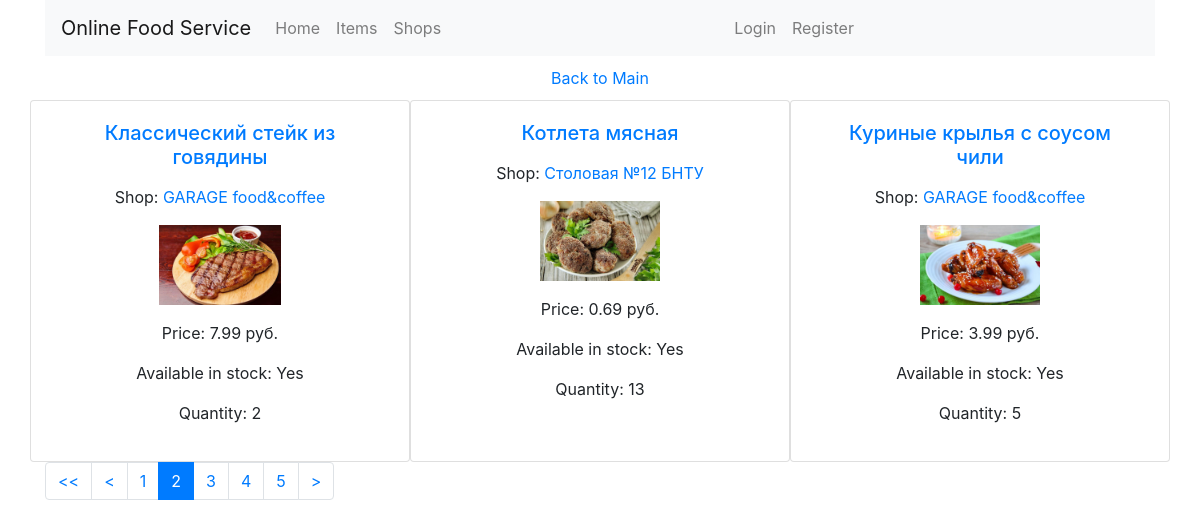
The app's page /item_list/?page=2 with its own data.
### shop/models.py (models this page shows, shortened)
class Item(models.Model):
    category = models.ForeignKey(
        'Category',
        on_delete=models.CASCADE,
        related_name='items',
        verbose_name='Категория',
    )
    shop = models.ForeignKey(
        'Shop',
        on_delete=models.CASCADE,
        verbose_name='Магазин'
    )
    name = models.CharField(
        max_length=128,
        db_index=True,
        verbose_name='Наименование товара'
    )
    description = models.TextField(
        max_length=1024,
        verbose_name='Описание товара'
    )
    price = models.DecimalField(
        max_digits=10,
        decimal_places=2,
        verbose_name='Цена'
    )
    item_picture = models.ImageField(
        upload_to='uploads/shop/items/%Y/%m/%d',
        default=None,
        null=True,
        blank=True,
        verbose_name='Изображение предмета'
    )
    slug = models.SlugField(
        max_length=200,
        db_index=True
    )
    stock = models.PositiveIntegerField()
    available = models.BooleanField(
        default=True,
        verbose_name='Есть на складе'
    )
    created = models.DateTimeField(
        auto_now_add=True
    )
    updated = models.DateTimeField(
        auto_now=True
    )
    def get_absolute_url(self):
        return reverse('shop:item_detail', args=[self.id, self.slug])
    class Meta:
        verbose_name = 'Товар'
        verbose_name_plural = 'Товары'
        ordering = (
            'name',
        )
        index_together = (
            ('id', 'slug'),
        )

class Shop(models.Model):
    name = models.CharField(
        max_length=128,
        verbose_name='Наименование магазина'
    )
    address = models.CharField(
        max_length=256,
        verbose_name='Адрес магазина'
    )
    staff_amount = models.PositiveIntegerField(
        validators=[MinValueValidator(1)]
    )
    class Meta:
        verbose_name = 'Магазин'
        verbose_name_plural = "Магазины"
        ordering = (
            'name',
        )

### shop/views.py (the view)
# urls.py: path('item_list/', ItemListView.as_view(), name='item_list'),
class ItemListView(ListView):
    template_name = 'shop/item/item_list.html'
    model = Item
    context_object_name = 'item_list'
    paginate_by = 3
    def get_queryset(self):
        return Item.objects.filter(available=True)
    def get_paginate_by(self, queryset):
        page_number = self.request.GET.get('page_number')
        if page_number is not None:
            self.paginate = page_number
        return super(ItemListView, self).get_paginate_by(self.get_queryset())
    def get(self, request, *args, **kwargs):
        return super(ItemListView, self).get(request, *args, **kwargs)

### cart/context_processors.py (called while the page is built)
def cart(request):
    return {'cart': Cart(request)}

### shop/templates/shop/item/item_list.html (shortened to what this page needs)
{% extends 'shop/base.html' %}
{% block body %}
  <div class="col-lg-12 text-center" style="padding-top: 10px; padding-bottom: 10px">
    <a href="{% url 'shop:index' %}">Back to Main</a>
  </div>
  {% for item in item_list %}
    <div class="card col-lg-4" style="width: 18rem; text-align: center">
        <div class="card-body">
            <h5 class="card-title">
                <a href="{{ item.get_absolute_url }}">
                    {{ item.name }}
                </a>
            </h5>
            <p class="card-text">
                <p>
                    Shop:
                    <a href="{% url 'shop:shop_detail' item.shop.id %}">
                        {{ item.shop.name }}
                    </a>
                </p>
            {% if item.item_picture %}
                <a href="{{ item.get_absolute_url }}">
                    <p>
                        <img src="{{ item.item_picture.url }}" style="max-width: 10rem; max-height: 5rem">
                    </p>
                </a>
            {% else %}
                <p >
                  No Image
                </p>
            {% endif %}
                <p>
                    Price: {{ item.price }} руб.
                </p>
                <p>
                    Available in stock:
                    {% if item.available %}
                        Yes
                    {% else %}
                        No
                    {% endif %}
                </p>
                <p>
                    Quantity: {{ item.stock }}
                </p>
            </p>
        </div>
    </div>
  {% endfor %}
  {% include 'shop/pagination.html' with request=request page_obj=page_obj paginator=paginator %}
{% endblock %}

### records on screen
Item: name "Классический стейк из говядины", shop.name "GARAGE food&coffee", item_picture (picture), price "7.99", available "Yes", stock "2"
Item: name "Котлета мясная", shop.name "Столовая №12 БНТУ", item_picture (picture), price "0.69", available "Yes", stock "13"
Item: name "Куриные крылья с соусом чили", shop.name "GARAGE food&coffee", item_picture (picture), price "3.99", available "Yes", stock "5"

### other values on screen
{{ pn }} "1" "3" "4" "5"
{{ pn }} "2"
